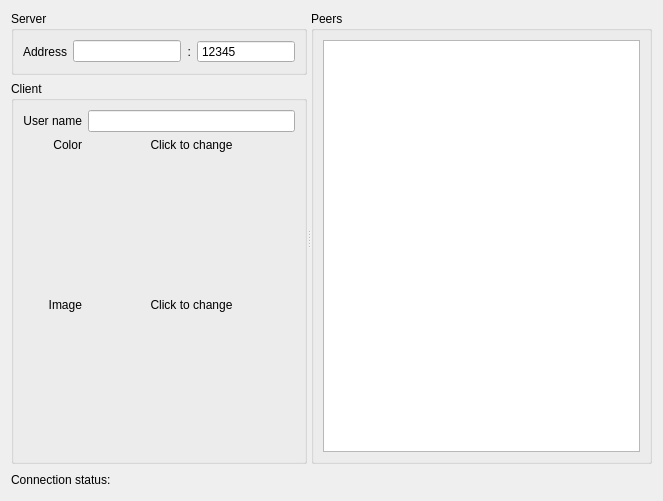
<?xml version="1.0" encoding="UTF-8"?>
<ui version="4.0">
 <class>TeamRadarDlgClass</class>
 <widget class="QWidget" name="TeamRadarDlgClass">
  <property name="geometry">
   <rect>
    <x>0</x>
    <y>0</y>
    <width>663</width>
    <height>501</height>
   </rect>
  </property>
  <property name="windowTitle">
   <string>TeamRadar</string>
  </property>
  <layout class="QVBoxLayout" name="verticalLayout_3">
   <item>
    <widget class="QSplitter" name="splitter">
     <property name="sizePolicy">
      <sizepolicy hsizetype="Expanding" vsizetype="Expanding">
       <horstretch>0</horstretch>
       <verstretch>0</verstretch>
      </sizepolicy>
     </property>
     <property name="orientation">
      <enum>Qt::Horizontal</enum>
     </property>
     <widget class="QWidget" name="">
      <layout class="QVBoxLayout" name="verticalLayout">
       <item>
        <widget class="QGroupBox" name="groupBox_2">
         <property name="title">
          <string>Server</string>
         </property>
         <layout class="QHBoxLayout" name="horizontalLayout">
          <item>
           <widget class="QLabel" name="label">
            <property name="text">
             <string>Address</string>
            </property>
            <property name="alignment">
             <set>Qt::AlignRight|Qt::AlignTrailing|Qt::AlignVCenter</set>
            </property>
           </widget>
          </item>
          <item>
           <widget class="QLineEdit" name="leServerAddress"/>
          </item>
          <item>
           <widget class="QLabel" name="label_2">
            <property name="text">
             <string>:</string>
            </property>
            <property name="alignment">
             <set>Qt::AlignRight|Qt::AlignTrailing|Qt::AlignVCenter</set>
            </property>
           </widget>
          </item>
          <item>
           <widget class="QSpinBox" name="sbPort">
            <property name="sizePolicy">
             <sizepolicy hsizetype="Expanding" vsizetype="Fixed">
              <horstretch>0</horstretch>
              <verstretch>0</verstretch>
             </sizepolicy>
            </property>
            <property name="buttonSymbols">
             <enum>QAbstractSpinBox::NoButtons</enum>
            </property>
            <property name="maximum">
             <number>65535</number>
            </property>
            <property name="value">
             <number>12345</number>
            </property>
           </widget>
          </item>
         </layout>
        </widget>
       </item>
       <item>
        <widget class="QGroupBox" name="groupBox_3">
         <property name="title">
          <string>Client</string>
         </property>
         <layout class="QGridLayout" name="gridLayout">
          <item row="0" column="0">
           <widget class="QLabel" name="label_3">
            <property name="text">
             <string>User name</string>
            </property>
            <property name="alignment">
             <set>Qt::AlignRight|Qt::AlignTrailing|Qt::AlignVCenter</set>
            </property>
           </widget>
          </item>
          <item row="0" column="1">
           <widget class="QLineEdit" name="leUserName"/>
          </item>
          <item row="1" column="0">
           <widget class="QLabel" name="label_4">
            <property name="text">
             <string>Color</string>
            </property>
            <property name="alignment">
             <set>Qt::AlignRight|Qt::AlignTrailing|Qt::AlignVCenter</set>
            </property>
           </widget>
          </item>
          <item row="1" column="1">
           <widget class="ColorLabel" name="labelColor">
            <property name="sizePolicy">
             <sizepolicy hsizetype="Ignored" vsizetype="Preferred">
              <horstretch>0</horstretch>
              <verstretch>0</verstretch>
             </sizepolicy>
            </property>
            <property name="toolTip">
             <string>Click to change</string>
            </property>
            <property name="text">
             <string>Click to change</string>
            </property>
            <property name="alignment">
             <set>Qt::AlignCenter</set>
            </property>
           </widget>
          </item>
          <item row="2" column="0">
           <widget class="QLabel" name="label_6">
            <property name="text">
             <string>Image</string>
            </property>
            <property name="alignment">
             <set>Qt::AlignRight|Qt::AlignTrailing|Qt::AlignVCenter</set>
            </property>
           </widget>
          </item>
          <item row="2" column="1">
           <widget class="ImageLabel" name="labelImage">
            <property name="sizePolicy">
             <sizepolicy hsizetype="Preferred" vsizetype="Expanding">
              <horstretch>0</horstretch>
              <verstretch>0</verstretch>
             </sizepolicy>
            </property>
            <property name="toolTip">
             <string>Click to change</string>
            </property>
            <property name="text">
             <string>Click to change</string>
            </property>
            <property name="alignment">
             <set>Qt::AlignCenter</set>
            </property>
           </widget>
          </item>
         </layout>
        </widget>
       </item>
      </layout>
     </widget>
     <widget class="QGroupBox" name="groupBox">
      <property name="title">
       <string>Peers</string>
      </property>
      <layout class="QVBoxLayout" name="verticalLayout_2">
       <item>
        <widget class="QTableView" name="tvPeers">
         <property name="selectionMode">
          <enum>QAbstractItemView::SingleSelection</enum>
         </property>
         <property name="selectionBehavior">
          <enum>QAbstractItemView::SelectRows</enum>
         </property>
        </widget>
       </item>
      </layout>
     </widget>
    </widget>
   </item>
   <item>
    <layout class="QHBoxLayout" name="horizontalLayout_2">
     <item>
      <widget class="QLabel" name="label_5">
       <property name="text">
        <string>Connection status:</string>
       </property>
      </widget>
     </item>
     <item>
      <widget class="QLabel" name="labelLight">
       <property name="pixmap">
        <pixmap resource="Resources.qrc">:/Images/Red.png</pixmap>
       </property>
      </widget>
     </item>
     <item>
      <spacer name="horizontalSpacer">
       <property name="orientation">
        <enum>Qt::Horizontal</enum>
       </property>
       <property name="sizeHint" stdset="0">
        <size>
         <width>40</width>
         <height>20</height>
        </size>
       </property>
      </spacer>
     </item>
     <item>
      <widget class="QLabel" name="labelMessage"/>
     </item>
    </layout>
   </item>
  </layout>
 </widget>
 <customwidgets>
  <customwidget>
   <class>ImageLabel</class>
   <extends>QLabel</extends>
   <header>ImageLabel.h</header>
  </customwidget>
  <customwidget>
   <class>ColorLabel</class>
   <extends>QLabel</extends>
   <header>ColorLabel.h</header>
  </customwidget>
 </customwidgets>
 <resources>
  <include location="Resources.qrc"/>
 </resources>
 <connections/>
</ui>
